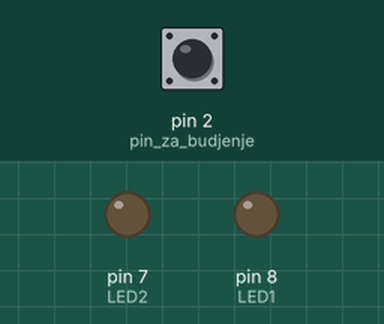
Recording of a program running on a simulated Arduino Uno, built with avr-gcc and run on an emulated ATmega328P. On the bench: output pins drawn as LEDs (lit = HIGH). Inputs (shaded band) come from the test bench; at power-on: pin 2 (pin_za_budjenje) HIGH. Sleep ends after the set time or at an interrupt.

Above: at 1.2 s.
1.3 s: pin 2 (pin_za_budjenje) pulled LOW for 0.15 s
At 1.4 s:
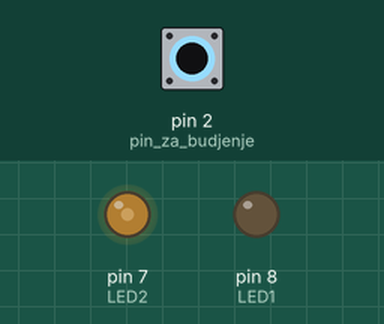
3.0 s: pin 2 (pin_za_budjenje) pulled LOW for 3.2 s
At 7.4 s:
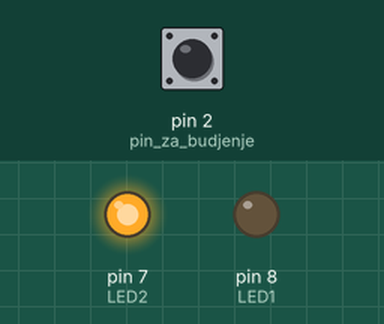
7.7 s: pin 2 (pin_za_budjenje) pulled LOW for 1 s
At 8.5 s:
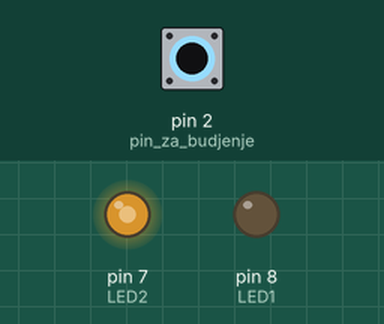
Timing chart, 0 to 10.7 s (numbered marks = the images above; inputs shaded):
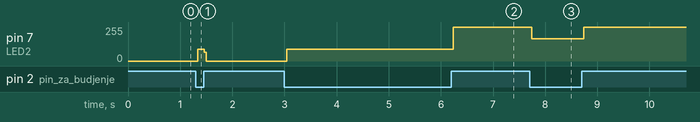

The program:

main.cpp
```cpp
/*AVR-LV
dejan.rakijasic@gmail.com

Zadatak:
ATmega8 se postavlja u štedljivi način rada, 'POWER DOWN MODE' nakon što deset puta toggla LED na PB0 (pin8).
Pritiskom na tipku PD2 (interrupt INT0) LOW signalom budimo mikroupravljač. LED2 (PD7) nam signalizira interrupt. Potrošnja energije mikroupravljača u spavanju, značajno
je manja!
*/

#include <Arduino.h>
#include <avr/sleep.h> //makronaredbe za sleep mode rada - by ATMEL
#include <avr/power.h> //makronaredbe za sleep mode rada - by ATMEL

#define pin_za_budjenje 2    // PORTD - PD2 (pin2) INT0 (interrupt)- buđenje
#define LED1 0                // PORTB - PB0
#define LED2 7               // PORTD - PD7
volatile uint8_t brojac = 0; // brojac

ISR(INT0_vect) // prekidna rutina nakon buđenja
{
    // ovdje ide kod nakon buđenja (a prije povratka u loop funkciju)
   PORTD ^= (1 << LED2);
}

void setup()
{
  /* Postoji 6 modova:
   *     SLEEP_MODE_IDLE         -najmanja ušteda enerrgije
   *     SLEEP_MODE_ADC
   *     SLEEP_MODE_PWR_SAVE
   *     SLEEP_MODE_EXT_STANDBY
   *     SLEEP_MODE_STANDBY
   *     SLEEP_MODE_PWR_DOWN     -najveća ušteda

   * Interrupt se MORA generirati na LOW signal za sve modove rada (osim IDLE)
   * Da bi mikroupravljač probudili iz stanja spavanja, treba nam korištenje prekida,
   * jer osim prekida probuditi ga može samo resetiranje (Reset).
   * Izuzetak je mod spavanje IDLE iz koje se mikroupravljač budi signalom na pinu za serijsku komunikaciju (UART).
   */

  set_sleep_mode(SLEEP_MODE_PWR_DOWN); // postavljamo sleep mode

  DDRD &= ~(1 << pin_za_budjenje); // INPUT
  PORTD |= (1 << pin_za_budjenje); // PULLUP
  DDRB |= (1 << LED1);
  DDRD |= (1 << LED2);
  // konfiguracija vanjskog prekida - INT0 na vanjski signal (PD2)
  EICRA = 0;
  EIMSK = 0;
  EICRA &= ~((1 << ISC01) | (1 << ISC00)); //interrupt INT0 (LOW)

}


void loop()
{
    brojac = 0;
      EIMSK |= (1 << INT0); //omgućujemo INT0
      set_sleep_mode(SLEEP_MODE_PWR_DOWN); //postavljamo SLEEP MODE

      // stavljamo mikroupravljač na spavanje (postavke u SMCR registru)
      sleep_enable();
      sei(); //omogućujemo globalne prekide
      sleep_cpu();
      sleep_disable();
      EIMSK &= ~(1 << INT0); //onemogućujemo INT0
      cli(); //onemogućujemo globalne prekide
}
```

Measured:
- after the input at 1.3 s, pin 7 (LED2): 0/255 → 87/255 at once, → 0/255 0.12 s later
- after the input at 3.0 s, pin 7 (LED2): 0/255 → 87/255 at once, → 255/255 3.2 s later
- after the input at 7.7 s, pin 7 (LED2): 255/255 → 168/255 at once, → 255/255 1.0 s later
